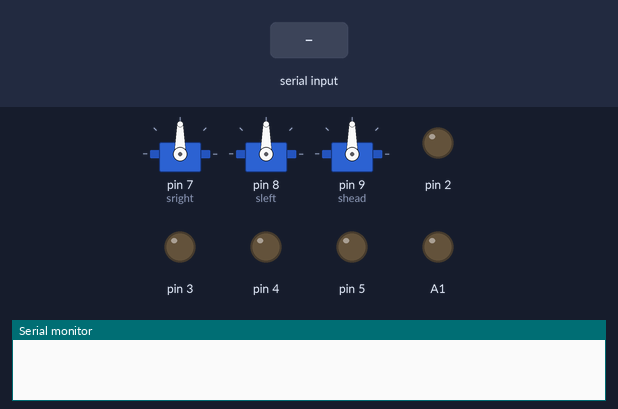
The sketch below on a simulated Arduino Mega 2560, built with avr-gcc and run on an emulated ATmega2560. Parts: 3 × servo, output pins drawn as LEDs (lit = HIGH), the last lines printed to the serial monitor. The inputs (shaded band) are chosen by the test bench.

Above: at 1.2 s.
1.3 s: "right up" received over the second serial link
At 1.41 s:
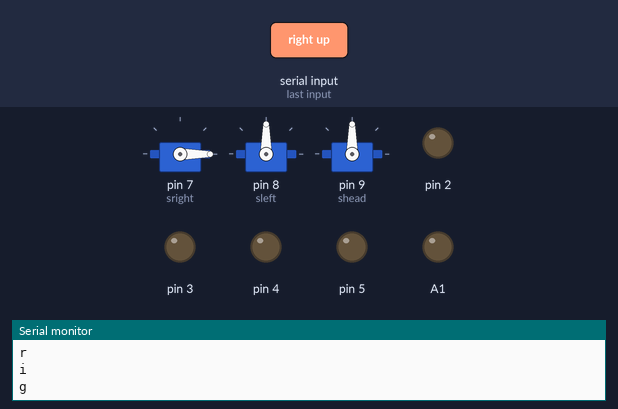
7.3 s: "left up" received over the second serial link
At 7.33 s:
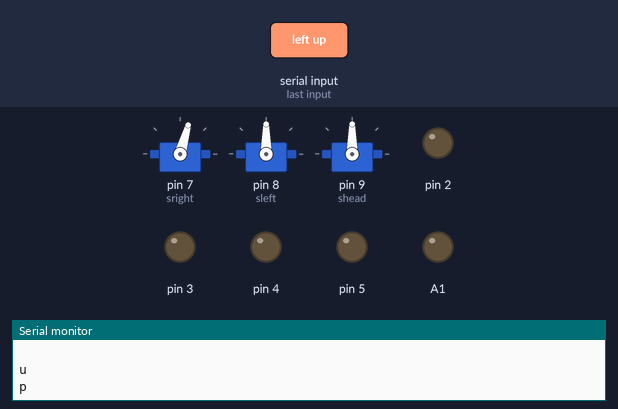
At 9.76 s:
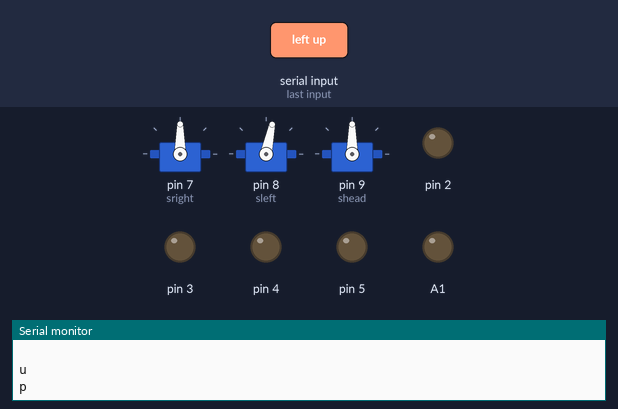
13.3 s: "front" received over the second serial link
Timing chart, 0 to 24.9 s (numbered marks = the images above; inputs shaded):
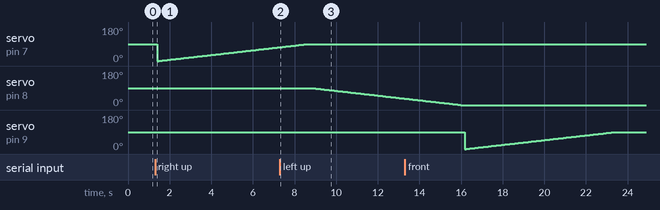

The sketch:

moving_robot.ino
```cpp
#include <Servo.h>

Servo sright, sleft, shead;
int posr = 0;
int posl = 0;
int posh = 0;
float d, t;
char b, c;
String voice = "";

void setup() {
Serial.begin(9600);
Serial1.begin(9600);
pinMode(2, OUTPUT);
pinMode(3, OUTPUT);
pinMode(4, OUTPUT);
pinMode(5, OUTPUT);
sright.attach(7);
sleft.attach(8);
shead.attach(9);
pinMode(A1, OUTPUT);
pinMode(A2, INPUT);

}
void loop() {

  servo_move();

}


// WIN22.SEEE-106.1.1
// Code By Md Mirajul Haque Miraj
// Group 3
//


void servo_move(){
  while(Serial1.available()){
    c = Serial1.read();
    voice = voice + c;
    Serial.println(c);
  }

  if(voice.length()>0){
    if(voice == "right up"){
      for (posr = 0; posr <= 90; posr++) {
    // in steps of 1 degree
    sright.write(posr);
    delay(80);
  }
    }
    else if(voice == "right down"){
      for (posr = 90; posr >= 0; posr--) {
    sright.write(posr);
    delay(80);
    }
    }
    else if(voice == "left up"){
      for(posl = 90; posl >= 0; posl--){
    // in steps of 1 degree
    sleft.write(posl);
    delay(80);
  }
    }
    else if(voice == "left down"){
      for(posl = 0; posl <= 90; posl++){
    sleft.write(posl);
    delay(80);
    }
    }
    else if(voice == "front"){
      if(posh==0){
        for(posh=0; posh<=90; posh++){
          shead.write(posh);
          delay(80);
        }
      }
      else if(posh==180){
        for(posh=180; posh>=90; posh--){
          shead.write(posh);
          delay(80);
        }
      }
      else{

      }
    }
    else if(voice == "right"){
      if(posh==90){
        for(posh=90; posh <= 180; posh++){
        shead.write(posh);
        delay(80);
        }

      }
      else if(posh == 0){
        for(posh=0; posh <= 180; posh++){
        shead.write(posh);
        delay(80);
        }

      }
      else{

      }

    }
    else if(voice == "left"){
      if(posh == 90){
        for(posh=90; posh>=0; posh--){
          shead.write(posh);
          delay(80);
        }
    }
    else if(posh == 180){
      for(posh=180;posh>=0;posh--){
        shead.write(posh);
        delay(80);
      }
    }
    else{

    }
//    else if(voice == "right"){
//      right();
//    }
//    else if(voice == "back"){
//      backward();
    }
    else{
//      stop_car();
    }
  voice = "";
  }
 delay(100);
}
```

Measured:
- after the input at 7.3 s, servo on pin 8 (sleft): moves from 90° to 34° over 4.4 s, starting after 1.6 s
